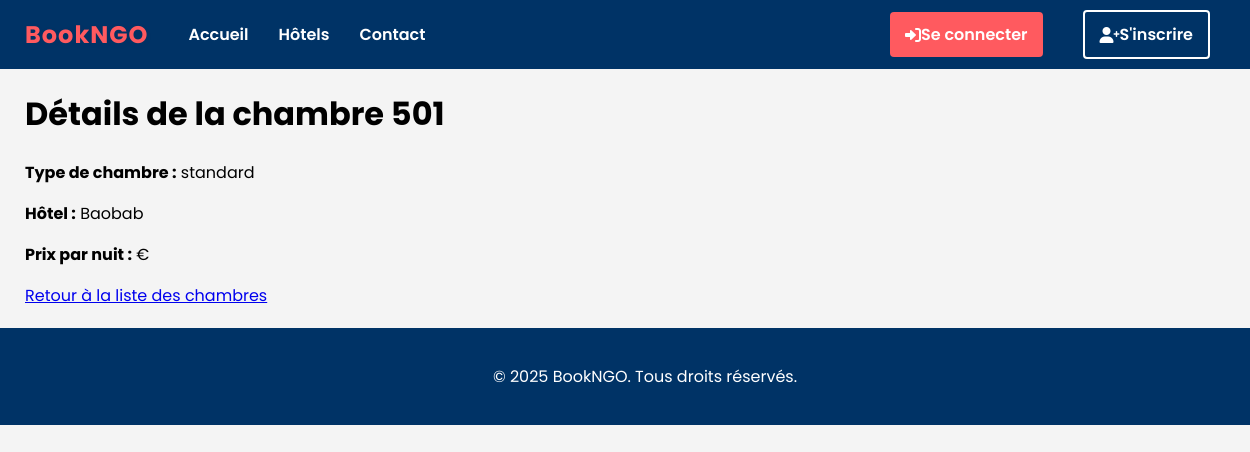
The app's page /api/hotels/rooms/6/ with its own data.
### hotel_app/models.py (models this page shows, shortened)
class Room(models.Model):
    hotel = models.ForeignKey(Hotel, on_delete=models.CASCADE, related_name='rooms')
    room_type = models.ForeignKey(RoomType, on_delete=models.CASCADE)
    room_number = models.CharField(max_length=10)
    floor = models.PositiveIntegerField()
    is_available = models.BooleanField(default=True)

class RoomType(models.Model):
    STANDARD = 'standard'
    DELUXE = 'deluxe'
    PRESIDENTIELLE = 'presidentielle'
    TYPE_CHOICES = (
        (STANDARD, 'Chambre Standard'),
        (DELUXE, 'Chambre Deluxe'),
        (PRESIDENTIELLE, 'Suite Présidentielle'),
    )
    hotel = models.ForeignKey(Hotel, on_delete=models.CASCADE, related_name='room_types')
    name = models.CharField(max_length=50, choices=TYPE_CHOICES)
    description = models.TextField()
    base_price = models.DecimalField(max_digits=10, decimal_places=2)
    capacity = models.PositiveIntegerField()
    amenities = models.TextField(blank=True)

class Hotel(models.Model):
    owner = models.ForeignKey(User, on_delete=models.CASCADE, related_name='hotels')
    name = models.CharField(max_length=255)
    description = models.TextField()
    address = models.TextField()
    city = models.CharField(max_length=100)
    country = models.CharField(max_length=100)
    email = models.EmailField()
    phone = models.CharField(max_length=20)
    image = models.ImageField(upload_to='hotels/', null=True, blank=True)
    base_price = models.DecimalField(max_digits=10, decimal_places=2, default=0)

### hotel_app/views.py (the view)
# urls.py: path('rooms/<int:pk>/', room_detail, name='room-detail'),
def room_detail(request, pk):
    room = get_object_or_404(
        Room.objects.select_related('hotel', 'room_type'),
        pk=pk
    )
    context = {
        'room': room,
        'title': f'Chambre {room.room_number}'
    }
    return render(request, 'hotel_app/room_detail.html', context)

### templates/hotel_app/room_detail.html
{% extends "base.html" %}
{% block content %}
  <h1>Détails de la chambre {{ room.room_number }}</h1>
  <p><strong>Type de chambre :</strong> {{ room.room_type.name }}</p>
  <p><strong>Hôtel :</strong> {{ room.hotel.name }}</p>
  <p><strong>Prix par nuit :</strong> {{ room.price_per_night }} €</p>
  <a href="{% url 'room-list' %}">Retour à la liste des chambres</a>
{% endblock %}

### templates/base.html (style rules this page uses)
body { font-family: 'Poppins', sans-serif; margin: 0; padding: 0; background-color: #f4f4f4; }

### records on screen
Room: room_number "501", room_type.name "standard", hotel.name "Baobab"
